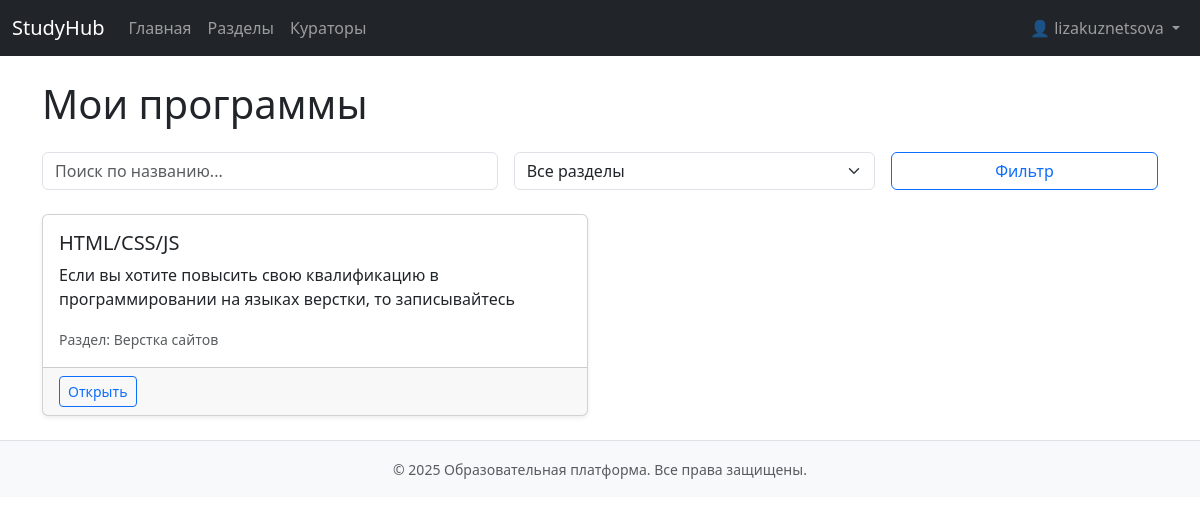
The page /programs/my/ (signed in) on the database its author committed.
### app/models.py (models this page shows, shortened)
class Users(AbstractBaseUser, PermissionsMixin):
    first_name = models.CharField(max_length=100, verbose_name="Имя", blank=True)
    last_name = models.CharField(max_length=100, verbose_name="Фамилия", blank=True)
    middle_name = models.CharField(max_length=100, verbose_name="Отчество", blank=True)
    username = models.CharField(max_length=150, unique=True)
    password = models.CharField(max_length=255)
    is_active = models.BooleanField(default=True)
    is_staff = models.BooleanField(default=False)
    is_superuser = models.BooleanField(default=False)
    last_login = models.DateTimeField(null=True, blank=True)
    date_joined = models.DateTimeField(auto_now_add=True)
    createdat = models.DateTimeField(auto_now_add=True)
    groups = models.ManyToManyField(Group, related_name='customuser_set', blank=True)
    user_permissions = models.ManyToManyField(Permission, related_name='customuser_permissions', blank=True)
    favorites = models.ManyToManyField('Program', related_name='favorited_by', blank=True)
    USERNAME_FIELD = 'username'
    objects = UserManager()
    class Meta:
        db_table = 'users'

class Program(models.Model):
    name = models.CharField(max_length=100)
    description = models.TextField()
    section = models.ForeignKey(Section, on_delete=models.CASCADE, related_name='programs')
    goal = models.TextField()
    skills = models.TextField()
    certificate_image = models.ImageField(upload_to='certificates/', null=True, blank=True)
    curators = models.ManyToManyField(Users, related_name='curated_programs', blank=True)

class Section(models.Model):
    name = models.CharField(max_length=100)
    description = models.TextField()

### app/views.py (the view)
# urls.py: path('programs/my/', views.my_programs, name='my_programs'),
@login_required
def my_programs(request):
    query = request.GET.get('q', '')
    section_id = request.GET.get('section')
    filters = Q()
    if is_participant(request.user):
        my_enrollments = Enrollment.objects.filter(user=request.user, is_approved=True).values_list('program_id', flat=True)
        filters &= Q(id__in=my_enrollments)
    if query:
        filters &= Q(name__icontains=query)
    if section_id:
        filters &= Q(section_id=section_id)
    programs = Program.objects.filter(filters).select_related('section')
    sections = Section.objects.all()
    context = {
        'programs': programs,
        'sections': sections,
        'query': query,
        'selected_section': int(section_id) if section_id else None,
        'is_curator': is_curator(request.user),
        'is_admin': is_admin(request.user)
    }
    return render(request, 'my_programs.html', context)

### app/context_processors.py (called while the page is built)
def user_roles(request):
    if not request.user.is_authenticated:
        return {
            'is_admin': False,
            'is_curator': False,
            'is_user': False,
        }
    is_admin_user = request.user.is_superuser or request.user.groups.filter(name='Администратор').exists()
    is_curator_user = False
    is_participant_user = False
    if not is_admin_user:
        is_curator_user = request.user.groups.filter(name='Куратор').exists()
        if not is_curator_user:
            is_participant_user = request.user.groups.filter(name='Пользователь').exists()
    return {
        'is_admin': is_admin_user,
        'is_curator': is_curator_user,
        'is_user': is_participant_user,
    }

### app/views.py (called while the page is built)
def in_group(user, name): return user.groups.filter(name=name).exists()

def is_participant(user): return in_group(user, 'Пользователь')

def is_curator(user): return in_group(user, 'Куратор')

def is_admin(user): return user.is_superuser or in_group(user, 'Администратор')

### app/templates/my_programs.html (shortened to what this page needs)
{% extends 'base.html' %}
{% block content %}
<h1 class="mb-4">Мои программы</h1>
<form method="get" class="row g-3 align-items-end mb-4">
  <div class="col-md-5">
    <input type="text" name="q" class="form-control" placeholder="Поиск по названию..." value="{{ query }}">
  </div>
  <div class="col-md-4">
    <select name="section" class="form-select">
      <option value="">Все разделы</option>
    </select>
  </div>
  <div class="col-md-3">
    <button type="submit" class="btn btn-outline-primary w-100">Фильтр</button>
  </div>
</form>
{% if programs %}
  <div class="row row-cols-1 row-cols-md-2 g-4">
    {% for program in programs %}
      <div class="col">
        <div class="card h-100 shadow-sm">
          <div class="card-body">
            <h5 class="card-title">{{ program.name }}</h5>
            <p class="card-text">{{ program.description|truncatechars:150 }}</p>
            <small class="text-muted">Раздел: {{ program.section.name }}</small>
          </div>
          <div class="card-footer d-flex justify-content-between align-items-center">
            <a href="{% url 'program_detail' program.id %}" class="btn btn-sm btn-outline-primary">Открыть</a>
          </div>
        </div>
      </div>
    {% endfor %}
  </div>
{% else %}
  <p class="text-muted">Нет доступных программ</p>
{% endif %}
{% endblock %}

### app/templates/header.html (shortened to what this page needs)
<nav class="navbar navbar-expand-lg navbar-dark bg-dark">
    <div class="container-fluid">
      <a class="navbar-brand" href="{% url 'index' %}">StudyHub</a>
      <div class="collapse navbar-collapse" id="navbarNav">
        <ul class="navbar-nav me-auto">
          {% if user.is_authenticated %}
            <li class="nav-item"><a class="nav-link" href="{% url 'index' %}">Главная</a></li>
            <li class="nav-item"><a class="nav-link" href="{% url 'sections' %}">Разделы</a></li>
            <li class="nav-item"><a class="nav-link" href="{% url 'curators' %}">Кураторы</a></li>
          {% endif %}
        </ul>
        <ul class="navbar-nav">
          {% if user.is_authenticated %}
            <li class="nav-item dropdown">
              <a class="nav-link dropdown-toggle" href="#" id="profileDropdown" role="button" data-bs-toggle="dropdown" aria-expanded="false">
                👤 {{ user.get_full_name|default:user.username }}
              </a>
            </li>
          {% else %}
            <li class="nav-item"><a class="nav-link" href="{% url 'login' %}">Войти</a></li>
            <li class="nav-item"><a class="nav-link" href="{% url 'register' %}">Регистрация</a></li>
          {% endif %}
        </ul>
      </div>
    </div>
  </nav>

### rows shown on the page
Users: get_full_name "lizakuznetsova"
Program: name "HTML/CSS/JS", description "Если вы хотите повысить свою квалификацию в программировании на языках верстки, то записывайтесь", section.name "Верстка сайтов"

### other values the page prints
{{ year|default:2025 }} "2025"
